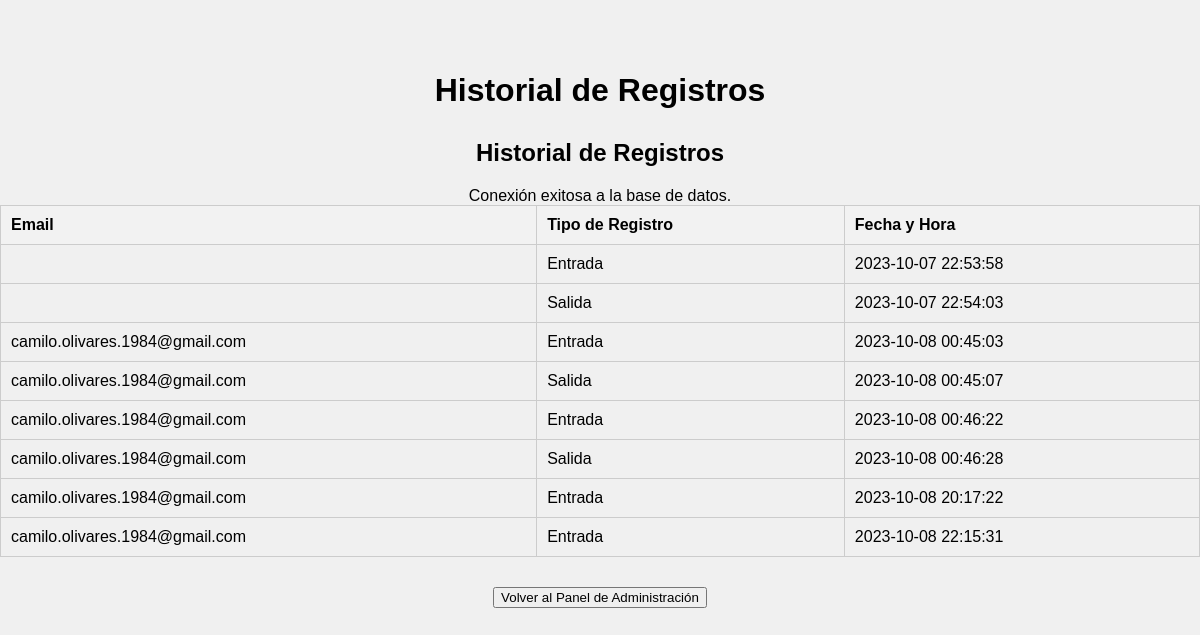
/view/historial_usuarios.php?id=4, run on the app's committed database.
### tables this page shows
CREATE TABLE `registros_asistencia` (
  `id` int(11) NOT NULL,
  `email` varchar(255) NOT NULL,
  `tipo_registro` enum('Entrada','Salida') NOT NULL,
  `fecha_hora` datetime NOT NULL
);

### view/historial_usuarios.php (the view, shortened to what this page needs)
<!DOCTYPE html>
<html>
<head>
    <link rel="stylesheet" href="assets/css/style.css">
</head>
<body>
    <h1>Historial de Registros</h1>
     <h2>Historial de Registros</h2>
    <table>
        <thead>
            <tr>
                <th>Email</th>
                <th>Tipo de Registro</th>
                <th>Fecha y Hora</th>
            </tr>
        </thead>
        <tbody>
            <?php
            require __DIR__ . "/../database.php";
            $historial_query = $conn->query("SELECT * FROM registros_asistencia");
            if ($historial_query) {
                while ($row = $historial_query->fetch(PDO::FETCH_ASSOC)) {
                    echo "<tr>";
                    echo "<td>" . $row['email'] . "</td>";
                    echo "<td>" . $row['tipo_registro'] . "</td>";
                    echo "<td>" . $row['fecha_hora'] . "</td>";
                    echo "</tr>";
                }
            } else {
                echo "Debes iniciar sesión para acceder a esta página.";
            }
            ?>
        </tbody>
    </table>
    <a href="../panel_admin.php">
        <button>Volver al Panel de Administración</button>
    </a>
</body>
</html>

### assets/css/style.css (style rules this page uses)
body { display: flex; flex-direction: column; align-items: center; justify-content: center; height: 80vh; margin: 20px 0; font-family: 'Roboto', sans-serif; background-color: #f0f0f0; }
h1 { margin-top: 40px; text-align: center; }
h1, a { margin: 10px 0; }
a { text-decoration: none; color: blue; }
body { font-family: Arial, sans-serif; }
h1 { text-align: center; }
table { width: 100%; border-collapse: collapse; margin-bottom: 20px; }
th, td { border: 1px solid #ccc; padding: 10px; text-align: left; }
th { background-color: #f2f2f2; }

### data on the page
registros_asistencia: tipo_registro "Entrada", fecha_hora "2023-10-07 22:53:58"
registros_asistencia: tipo_registro "Salida", fecha_hora "2023-10-07 22:54:03"
registros_asistencia: email "camilo.olivares.1984@gmail.com", tipo_registro "Entrada", fecha_hora "2023-10-08 00:45:03"
registros_asistencia: email "camilo.olivares.1984@gmail.com", tipo_registro "Salida", fecha_hora "2023-10-08 00:45:07"
registros_asistencia: email "camilo.olivares.1984@gmail.com", tipo_registro "Entrada", fecha_hora "2023-10-08 00:46:22"
registros_asistencia: email "camilo.olivares.1984@gmail.com", tipo_registro "Salida", fecha_hora "2023-10-08 00:46:28"
registros_asistencia: email "camilo.olivares.1984@gmail.com", tipo_registro "Entrada", fecha_hora "2023-10-08 20:17:22"
registros_asistencia: email "camilo.olivares.1984@gmail.com", tipo_registro "Entrada", fecha_hora "2023-10-08 22:15:31"
